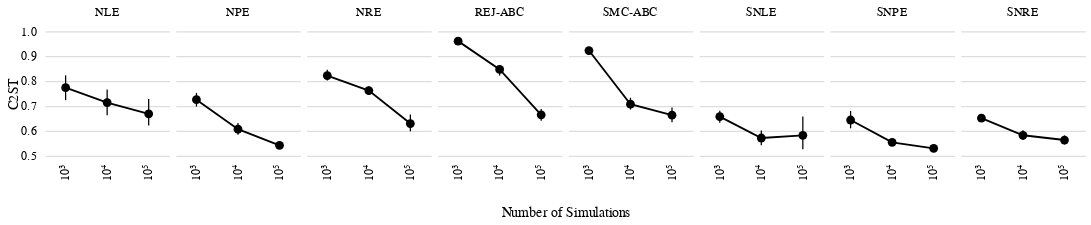

Notebook source saved alongside this figure:
### Code cell
fig

### Figure 1 — Vega-Lite specification as saved in the notebook (floating-point values rounded to 4 significant figures; data arrays with more than 128 entries replaced by an {"elided": "..."} marker saying what was removed)
{"config": {"view": {"strokeWidth": 0, "continuousHeight": 100, "discreteHeight": 100, "continuousWidth": 100, "discreteWidth": 100}, "axis": {"labelFontWeight": "normal", "titleFontWeight": "normal", "grid": false}, "header": {"labelFontWeight": "normal", "titleFontWeight": "normal", "labelOrient": "top", "titleOrient": "bottom"}, "legend": {"labelFontWeight": "normal", "titleFontWeight": "normal"}, "axisX": {"grid": false, "labelAngle": 270, "domain": false, "domainWidth": 0, "ticks": true, "tickWidth": 0, "minExtent": 0}, "axisY": {"domain": false, "domainWidth": 0, "ticks": true, "tickWidth": 0, "grid": true, "titlePadding": 0, "tickCount": 6.0}, "line": {"size": 1.5}, "point": {"size": 50}}, "data": {"name": "data-c64881ffcfca8fbbfe83f580f881b8ba"}, "facet": {"column": {"field": "algorithm", "header": {"labels": true}, "sort": null, "title": "Number of Simulations", "type": "nominal"}}, "spec": {"layer": [{"mark": "line", "encoding": {"color": {"field": "algorithm", "legend": null, "scale": {"domain": ["SMC-ABC", "SNRE", "NLE", "SNPE", "NPE", "NRE", "SNLE", "REJ-ABC"], "range": ["#000000", "#000000", "#000000", "#000000", "#000000", "#000000", "#000000", "#000000"]}, "type": "nominal"}, "x": {"field": "num_simulations", "title": "", "type": "ordinal"}, "y": {"aggregate": "mean", "axis": {"title": "C2ST"}, "field": "C2ST", "scale": {"domain": [0.5, 1.0], "zero": false}, "type": "quantitative"}}}, {"mark": {"type": "point", "filled": true}, "encoding": {"color": {"field": "algorithm", "legend": null, "scale": {"domain": ["SMC-ABC", "SNRE", "NLE", "SNPE", "NPE", "NRE", "SNLE", "REJ-ABC"], "range": ["#000000", "#000000", "#000000", "#000000", "#000000", "#000000", "#000000", "#000000"]}, "type": "nominal"}, "x": {"field": "num_simulations", "title": "", "type": "ordinal"}, "y": {"aggregate": "mean", "axis": {"title": "C2ST"}, "field": "C2ST", "scale": {"domain": [0.5, 1.0], "zero": false}, "type": "quantitative"}}}, {"mark": {"type": "errorbar", "extent": "ci"}, "encoding": {"color": {"field": "algorithm", "legend": null, "scale": {"domain": ["SMC-ABC", "SNRE", "NLE", "SNPE", "NPE", "NRE", "SNLE", "REJ-ABC"], "range": ["#000000", "#000000", "#000000", "#000000", "#000000", "#000000", "#000000", "#000000"]}, "type": "nominal"}, "x": {"field": "num_simulations", "title": "", "type": "ordinal"}, "y": {"axis": {"title": "C2ST"}, "field": "C2ST", "scale": {"domain": [0.5, 1.0], "zero": false}, "type": "quantitative"}}}]}, "resolve": {"scale": {"x": "independent"}}, "spacing": 5, "$schema": "https://vega.github.io/schema/vega-lite/v4.17.0.json", "datasets": {"data-c64881ffcfca8fbbfe83f580f881b8ba": {"elided": "240 records"}}}
